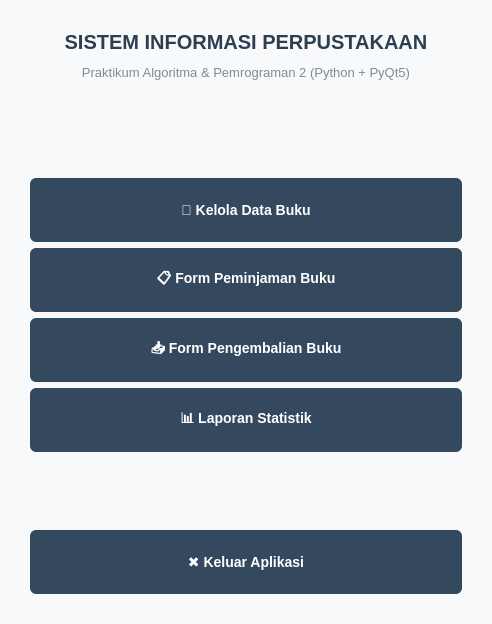
<?xml version="1.0" encoding="UTF-8"?>
<ui version="4.0">
 <class>MainWindow</class>
 <widget class="QMainWindow" name="MainWindow">
  <property name="geometry">
   <rect>
    <x>0</x>
    <y>0</y>
    <width>492</width>
    <height>624</height>
   </rect>
  </property>
  <property name="windowTitle">
   <string>Perpustakaan - Dashboard Utama - main.ui</string>
  </property>
  <property name="styleSheet">
   <string notr="true">QMainWindow { background-color: #F8F9FA; }</string>
  </property>
  <widget class="QWidget" name="centralwidget">
   <layout class="QVBoxLayout" name="verticalLayout">
    <property name="leftMargin">
     <number>30</number>
    </property>
    <property name="topMargin">
     <number>30</number>
    </property>
    <property name="rightMargin">
     <number>30</number>
    </property>
    <property name="bottomMargin">
     <number>30</number>
    </property>
    <item>
     <widget class="QLabel" name="lblTitle">
      <property name="styleSheet">
       <string notr="true">font-size: 20px; font-weight: bold; color: #2C3E50; margin-bottom: 5px;</string>
      </property>
      <property name="text">
       <string>SISTEM INFORMASI PERPUSTAKAAN</string>
      </property>
      <property name="alignment">
       <set>Qt::AlignCenter</set>
      </property>
     </widget>
    </item>
    <item>
     <widget class="QLabel" name="lblSubtitle">
      <property name="styleSheet">
       <string notr="true">font-size: 13px; color: #7F8C8D; margin-bottom: 20px;</string>
      </property>
      <property name="text">
       <string>Praktikum Algoritma &amp; Pemrograman 2 (Python + PyQt5)</string>
      </property>
      <property name="alignment">
       <set>Qt::AlignCenter</set>
      </property>
     </widget>
    </item>
    <item>
     <spacer name="verticalSpacer_1">
      <property name="orientation">
       <enum>Qt::Vertical</enum>
      </property>
      <property name="sizeHint" stdset="0">
       <size>
        <width>20</width>
        <height>20</height>
       </size>
      </property>
     </spacer>
    </item>
    <item>
     <widget class="QPushButton" name="btnKelolaBuku">
      <property name="styleSheet">
       <string notr="true">QPushButton { background-color: #34495E; color: white; border: none; border-radius: 6px; font-size: 14px; font-weight: bold; padding: 12px; min-height: 40px; } QPushButton:hover { background-color: #415B76; } QPushButton:pressed { background-color: #2C3E50; }</string>
      </property>
      <property name="text">
       <string>📖 Kelola Data Buku</string>
      </property>
     </widget>
    </item>
    <item>
     <widget class="QPushButton" name="btnPinjamBuku">
      <property name="styleSheet">
       <string notr="true">QPushButton { background-color: #34495E; color: white; border: none; border-radius: 6px; font-size: 14px; font-weight: bold; padding: 12px; min-height: 40px; } QPushButton:hover { background-color: #415B76; } QPushButton:pressed { background-color: #2C3E50; }</string>
      </property>
      <property name="text">
       <string>📋 Form Peminjaman Buku</string>
      </property>
     </widget>
    </item>
    <item>
     <widget class="QPushButton" name="btnKembaliBuku">
      <property name="styleSheet">
       <string notr="true">QPushButton { background-color: #34495E; color: white; border: none; border-radius: 6px; font-size: 14px; font-weight: bold; padding: 12px; min-height: 40px; } QPushButton:hover { background-color: #415B76; } QPushButton:pressed { background-color: #2C3E50; }</string>
      </property>
      <property name="text">
       <string>📥 Form Pengembalian Buku</string>
      </property>
     </widget>
    </item>
    <item>
     <widget class="QPushButton" name="btnLaporan">
      <property name="styleSheet">
       <string notr="true">QPushButton { background-color: #34495E; color: white; border: none; border-radius: 6px; font-size: 14px; font-weight: bold; padding: 12px; min-height: 40px; } QPushButton:hover { background-color: #415B76; } QPushButton:pressed { background-color: #2C3E50; }</string>
      </property>
      <property name="text">
       <string>📊 Laporan Statistik</string>
      </property>
     </widget>
    </item>
    <item>
     <spacer name="verticalSpacer_2">
      <property name="orientation">
       <enum>Qt::Vertical</enum>
      </property>
      <property name="sizeHint" stdset="0">
       <size>
        <width>20</width>
        <height>20</height>
       </size>
      </property>
     </spacer>
    </item>
    <item>
     <widget class="QPushButton" name="btnKeluar">
      <property name="styleSheet">
       <string notr="true">QPushButton { background-color: #34495E; color: white; border: none; border-radius: 6px; font-size: 14px; font-weight: bold; padding: 12px; min-height: 40px; } QPushButton:hover { background-color: #C0392B; } QPushButton:pressed { background-color: #D9534F; }</string>
      </property>
      <property name="text">
       <string>✖ Keluar Aplikasi</string>
      </property>
     </widget>
    </item>
   </layout>
  </widget>
 </widget>
 <resources/>
 <connections/>
</ui>
